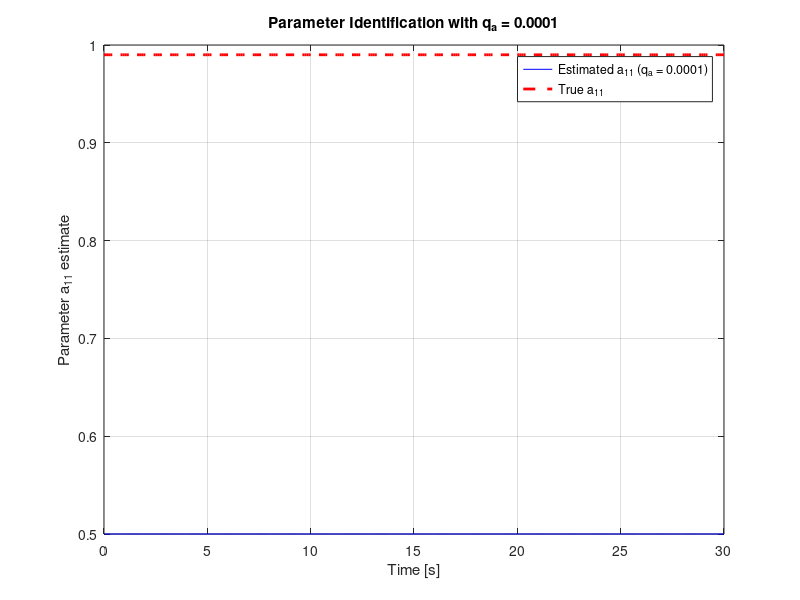
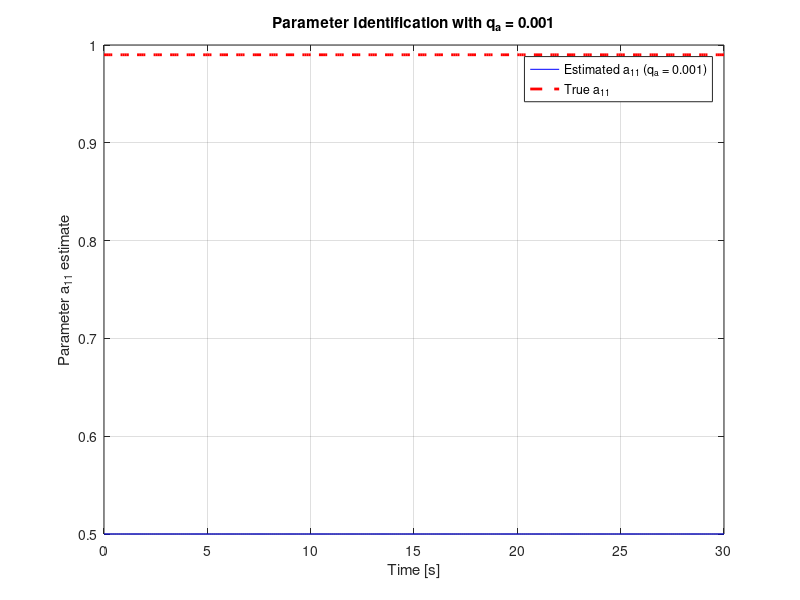
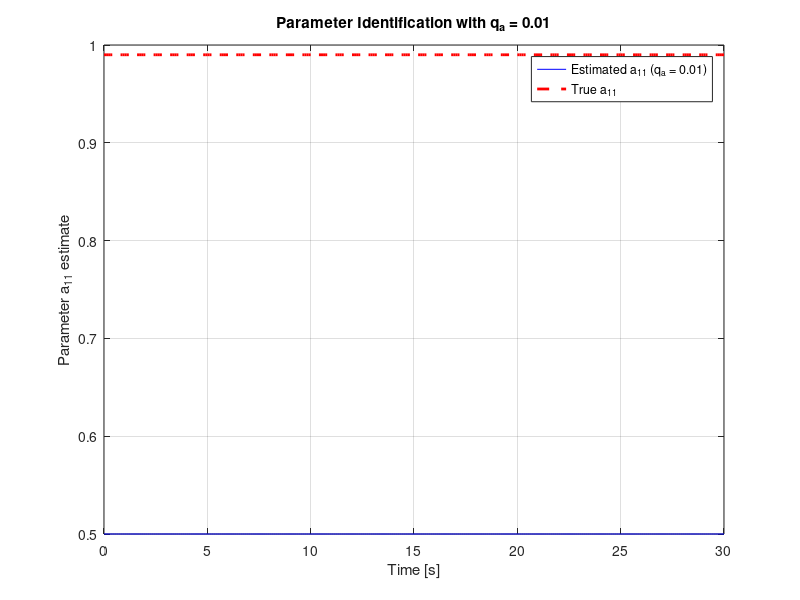
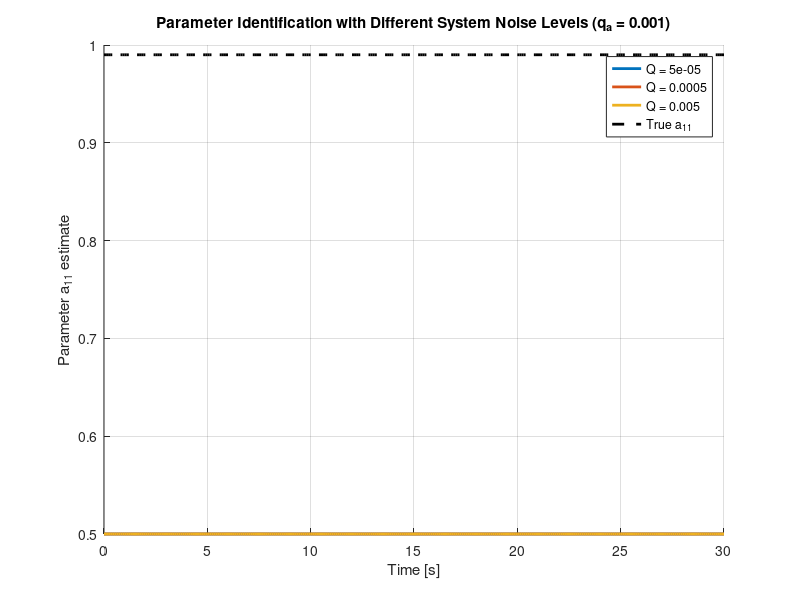

These figures' MATLAB source, in order:
% Identyfikacja wybranego parametru dla układu dwuwymiarowego
% z użyciem algorytmu filtru Kalmana

clear all;
close all;
clc;

% Simulation parameters
T_s = 0.1;     % Sample time
t_end = 30;    % Simulation end time
t = 0:T_s:t_end;
N = length(t);

% System matrices
A = [0.99  0.095; 
    -0.19  0.9];
B = [0.005; 
     0.095];
C = [1 0];
D = [0];

% Let's select a11 (first element of A matrix) as the parameter to identify
a11_true = A(1,1);

% System dimensions
n = size(A, 1);  % State dimension
m = size(C, 1);  % Output dimension

% Input signal - random uniform values between -1 and 1
u = 2*rand(N,1) - 1;

% Noise covariance matrices
Q = [0.0005 0; 0 0.0005];  % System noise covariance
R = 0.0001;                 % Measurement noise covariance

% Initialize state and output
x = zeros(n, N);
y = zeros(m, N);

% Generate system states and noisy measurements
for k = 1:N-1
    % System noise
    w = mvnrnd([0 0], Q)';
    
    % State update
    x(:, k+1) = A * x(:, k) + B * u(k) + w;
    
    % Measurement noise
    v = sqrt(R) * randn;
    
    % Output
    y(:, k) = C * x(:, k) + v;
end
y(:, N) = C * x(:, N) + sqrt(R) * randn;  % Last measurement

% Kalman filter for parameter identification
% We'll identify a11 (first element of A matrix)

% Augmented state: [x; a11]
% Augmented system:
% [x(k+1); a11(k+1)] = [A(a11), 0; 0, 1] * [x(k); a11(k)] + [B; 0] * u(k) + [w; w_a]
% y(k) = [C, 0] * [x(k); a11(k)] + v(k)

% Test different values of q_a (parameter dynamics noise variance)
q_a_values = [0.0001, 0.001, 0.01];

for qi = 1:length(q_a_values)
    q_a = q_a_values(qi);
    
    % Initialize augmented state and covariance
    x_aug = zeros(n+1, N);  % [x; a11]
    P_aug = zeros(n+1, n+1, N);
    
    % Initial values
    x_aug(:, 1) = [x(:, 1); 0.5];  % Initial guess for a11 is 0.5
    P_aug(:,:, 1) = diag([0.1, 0.1, 1]);  % High initial uncertainty for parameter
    
    % Augmented system matrices
    % Note: A_aug will be constructed at each step with the current a11 estimate
    B_aug = [B; 0];
    C_aug = [C, 0];
    
    % Augmented noise covariance
    Q_aug = blkdiag(Q, q_a);
    
    % Kalman filter loop
    for k = 1:N-1
        % Current a11 estimate
        a11_hat = x_aug(3, k);
        
        % Construct augmented A matrix with current a11 estimate
        A_hat = [a11_hat, A(1,2); A(2,1), A(2,2)];
        A_aug = [A_hat, zeros(n,1); zeros(1,n), 1];
        
        % Prediction step
        x_minus = A_aug * x_aug(:, k) + B_aug * u(k);
        P_minus = A_aug * P_aug(:,:, k) * A_aug' + Q_aug;
        
        % Kalman gain calculation
        K = P_minus * C_aug' / (C_aug * P_minus * C_aug' + R);
        
        % Update step
        x_aug(:, k+1) = x_minus + K * (y(:, k+1) - C_aug * x_minus);
        P_aug(:,:, k+1) = (eye(n+1) - K * C_aug) * P_minus;
    end
    
    % Extract parameter estimates
    a11_est = x_aug(3, :);
    
    % Plot results for this q_a value
    figure(qi);
    plot(t, a11_est, 'b-', t, a11_true*ones(size(t)), 'r--', 'LineWidth', 2);
    xlabel('Time [s]');
    ylabel('Parameter a_{11} estimate');
    legend(['Estimated a_{11} (q_a = ', num2str(q_a), ')'], 'True a_{11}');
    title(['Parameter Identification with q_a = ', num2str(q_a)]);
    grid on;
    saveas(gcf, sprintf('zad2_qa_%.4f.png', q_a));
    
    % Print final estimation error
    fprintf('q_a = %.4f: Final a11 estimate = %.4f, True a11 = %.4f, Error = %.4f\n', ...
        q_a, a11_est(end), a11_true, abs(a11_true - a11_est(end)));
end

%% Test different system noise levels
% Keep q_a fixed at a moderate value
q_a = 0.001;

% Test different system noise covariance matrices
Q_values = {
    [0.00005 0; 0 0.00005],  % Low system noise
    [0.0005 0; 0 0.0005],    % Medium system noise (default)
    [0.005 0; 0 0.005]       % High system noise
};

figure(length(q_a_values) + 1);
hold on;

for qi = 1:length(Q_values)
    Q = Q_values{qi};
    
    % Generate system states and noisy measurements with this Q
    x = zeros(n, N);
    y = zeros(m, N);
    
    for k = 1:N-1
        % System noise
        w = mvnrnd([0 0], Q)';
        
        % State update
        x(:, k+1) = A * x(:, k) + B * u(k) + w;
        
        % Measurement noise
        v = sqrt(R) * randn;
        
        % Output
        y(:, k) = C * x(:, k) + v;
    end
    y(:, N) = C * x(:, N) + sqrt(R) * randn;
    
    % Initialize augmented state and covariance
    x_aug = zeros(n+1, N);
    P_aug = zeros(n+1, n+1, N);
    
    % Initial values
    x_aug(:, 1) = [x(:, 1); 0.5];
    P_aug(:,:, 1) = diag([0.1, 0.1, 1]);
    
    % Augmented system matrices
    B_aug = [B; 0];
    C_aug = [C, 0];
    
    % Augmented noise covariance
    Q_aug = blkdiag(Q, q_a);
    
    % Kalman filter loop
    for k = 1:N-1
        % Current a11 estimate
        a11_hat = x_aug(3, k);
        
        % Construct augmented A matrix with current a11 estimate
        A_hat = [a11_hat, A(1,2); A(2,1), A(2,2)];
        A_aug = [A_hat, zeros(n,1); zeros(1,n), 1];
        
        % Prediction step
        x_minus = A_aug * x_aug(:, k) + B_aug * u(k);
        P_minus = A_aug * P_aug(:,:, k) * A_aug' + Q_aug;
        
        % Kalman gain calculation
        K = P_minus * C_aug' / (C_aug * P_minus * C_aug' + R);
        
        % Update step
        x_aug(:, k+1) = x_minus + K * (y(:, k+1) - C_aug * x_minus);
        P_aug(:,:, k+1) = (eye(n+1) - K * C_aug) * P_minus;
    end
    
    % Extract parameter estimates
    a11_est = x_aug(3, :);
    
    % Plot results for this Q
    plot(t, a11_est, 'LineWidth', 2);
    
    % Print final estimation error
    Q_magnitude = Q(1,1);
    fprintf('System noise Q = %.5f: Final a11 estimate = %.4f, Error = %.4f\n', ...
        Q_magnitude, a11_est(end), abs(a11_true - a11_est(end)));
end

% Add reference line
plot(t, a11_true*ones(size(t)), 'k--', 'LineWidth', 2);

xlabel('Time [s]');
ylabel('Parameter a_{11} estimate');
legend_labels = {};
for qi = 1:length(Q_values)
    Q_magnitude = Q_values{qi}(1,1);
    legend_labels{qi} = ['Q = ', num2str(Q_magnitude)];
end
legend_labels{length(Q_values) + 1} = 'True a_{11}';
legend(legend_labels);
title(['Parameter Identification with Different System Noise Levels (q_a = ', num2str(q_a), ')']);
grid on;
hold off;
saveas(gcf, 'zad2_different_system_noise.png');

%% Test different measurement noise levels
% Keep q_a and Q fixed
q_a = 0.001;
Q = [0.0005 0; 0 0.0005];  % Default system noise

% Test different measurement noise variances
R_values = [0.00001, 0.0001, 0.001];

figure(length(q_a_values) + 2);
hold on;

for ri = 1:length(R_values)
    R = R_values(ri);
    
    % Generate system states and noisy measurements with this R
    x = zeros(n, N);
    y = zeros(m, N);
    
    for k = 1:N-1
        % System noise
        w = mvnrnd([0 0], Q)';
        
        % State update
        x(:, k+1) = A * x(:, k) + B * u(k) + w;
        
        % Measurement noise
        v = sqrt(R) * randn;
        
        % Output
        y(:, k) = C * x(:, k) + v;
    end
    y(:, N) = C * x(:, N) + sqrt(R) * randn;
    
    % Initialize augmented state and covariance
    x_aug = zeros(n+1, N);
    P_aug = zeros(n+1, n+1, N);
    
    % Initial values
    x_aug(:, 1) = [x(:, 1); 0.5];
    P_aug(:,:, 1) = diag([0.1, 0.1, 1]);
    
    % Augmented system matrices
    B_aug = [B; 0];
    C_aug = [C, 0];
    
    % Augmented noise covariance
    Q_aug = blkdiag(Q, q_a);
    
    % Kalman filter loop
    for k = 1:N-1
        % Current a11 estimate
        a11_hat = x_aug(3, k);
        
        % Construct augmented A matrix with current a11 estimate
        A_hat = [a11_hat, A(1,2); A(2,1), A(2,2)];
        A_aug = [A_hat, zeros(n,1); zeros(1,n), 1];
        
        % Prediction step
        x_minus = A_aug * x_aug(:, k) + B_aug * u(k);
        P_minus = A_aug * P_aug(:,:, k) * A_aug' + Q_aug;
        
        % Kalman gain calculation
        K = P_minus * C_aug' / (C_aug * P_minus * C_aug' + R);
        
        % Update step
        x_aug(:, k+1) = x_minus + K * (y(:, k+1) - C_aug * x_minus);
        P_aug(:,:, k+1) = (eye(n+1) - K * C_aug) * P_minus;
    end
    
    % Extract parameter estimates
    a11_est = x_aug(3, :);
    
    % Plot results for this R
    plot(t, a11_est, 'LineWidth', 2);
    
    % Print final estimation error
    fprintf('Measurement noise R = %.5f: Final a11 estimate = %.4f, Error = %.4f\n', ...
        R, a11_est(end), abs(a11_true - a11_est(end)));
end

% Add reference line
plot(t, a11_true*ones(size(t)), 'k--', 'LineWidth', 2);

xlabel('Time [s]');
ylabel('Parameter a_{11} estimate');
legend_labels = {};
for ri = 1:length(R_values)
    legend_labels{ri} = ['R = ', num2str(R_values(ri))];
end
legend_labels{length(R_values) + 1} = 'True a_{11}';
legend(legend_labels);
title(['Parameter Identification with Different Measurement Noise Levels (q_a = ', num2str(q_a), ')']);
grid on;
hold off;
saveas(gcf, 'zad2_different_measurement_noise.png');

fprintf('All figures have been saved as PNG files.\n');
